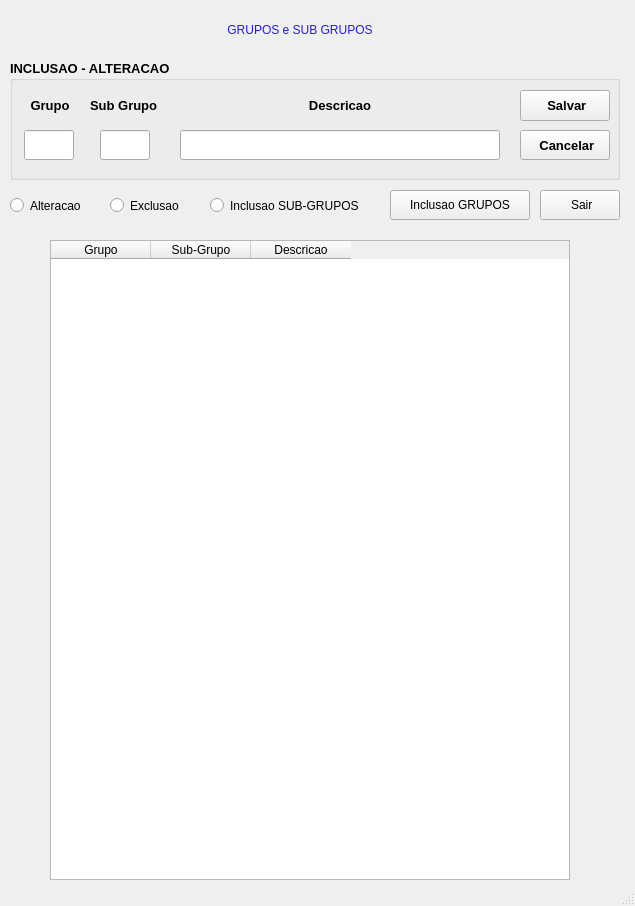
<?xml version="1.0" encoding="UTF-8"?>
<ui version="4.0">
 <class>MainWindow</class>
 <widget class="QMainWindow" name="MainWindow">
  <property name="geometry">
   <rect>
    <x>0</x>
    <y>0</y>
    <width>635</width>
    <height>906</height>
   </rect>
  </property>
  <property name="windowTitle">
   <string>MainWindow</string>
  </property>
  <property name="styleSheet">
   <string notr="true"/>
  </property>
  <widget class="QWidget" name="centralwidget">
   <widget class="QTableWidget" name="tableWidget">
    <property name="geometry">
     <rect>
      <x>50</x>
      <y>240</y>
      <width>520</width>
      <height>640</height>
     </rect>
    </property>
    <property name="styleSheet">
     <string notr="true"/>
    </property>
    <attribute name="horizontalHeaderVisible">
     <bool>true</bool>
    </attribute>
    <attribute name="horizontalHeaderCascadingSectionResizes">
     <bool>false</bool>
    </attribute>
    <attribute name="verticalHeaderCascadingSectionResizes">
     <bool>true</bool>
    </attribute>
    <column>
     <property name="text">
      <string notr="true">Grupo</string>
     </property>
    </column>
    <column>
     <property name="text">
      <string>Sub-Grupo</string>
     </property>
    </column>
    <column>
     <property name="text">
      <string>Descricao</string>
     </property>
    </column>
   </widget>
   <widget class="QLabel" name="label">
    <property name="geometry">
     <rect>
      <x>130</x>
      <y>10</y>
      <width>340</width>
      <height>40</height>
     </rect>
    </property>
    <property name="styleSheet">
     <string notr="true">border-color: rgb(132, 168, 163);
color: rgb(33, 25, 255);
font: 87 16pt &quot;Arial Black&quot;;</string>
    </property>
    <property name="text">
     <string>GRUPOS e SUB GRUPOS</string>
    </property>
    <property name="alignment">
     <set>Qt::AlignCenter</set>
    </property>
   </widget>
   <widget class="QPushButton" name="bt_inclusao">
    <property name="geometry">
     <rect>
      <x>390</x>
      <y>190</y>
      <width>140</width>
      <height>30</height>
     </rect>
    </property>
    <property name="styleSheet">
     <string notr="true"/>
    </property>
    <property name="text">
     <string>Inclusao GRUPOS</string>
    </property>
   </widget>
   <widget class="QRadioButton" name="rb_alteracao">
    <property name="geometry">
     <rect>
      <x>10</x>
      <y>190</y>
      <width>90</width>
      <height>31</height>
     </rect>
    </property>
    <property name="styleSheet">
     <string notr="true"/>
    </property>
    <property name="text">
     <string>Alteracao</string>
    </property>
   </widget>
   <widget class="QPushButton" name="bt_sair">
    <property name="geometry">
     <rect>
      <x>540</x>
      <y>190</y>
      <width>80</width>
      <height>30</height>
     </rect>
    </property>
    <property name="styleSheet">
     <string notr="true"/>
    </property>
    <property name="text">
     <string> Sair</string>
    </property>
   </widget>
   <widget class="QRadioButton" name="rb_exclusao">
    <property name="geometry">
     <rect>
      <x>110</x>
      <y>190</y>
      <width>90</width>
      <height>31</height>
     </rect>
    </property>
    <property name="styleSheet">
     <string notr="true"/>
    </property>
    <property name="text">
     <string>Exclusao</string>
    </property>
   </widget>
   <widget class="QGroupBox" name="groupBox">
    <property name="geometry">
     <rect>
      <x>10</x>
      <y>60</y>
      <width>610</width>
      <height>120</height>
     </rect>
    </property>
    <property name="font">
     <font>
      <family>Arial</family>
      <pointsize>10</pointsize>
      <italic>false</italic>
      <bold>true</bold>
     </font>
    </property>
    <property name="styleSheet">
     <string notr="true"/>
    </property>
    <property name="title">
     <string>INCLUSAO - ALTERACAO</string>
    </property>
    <widget class="QLabel" name="label_2">
     <property name="geometry">
      <rect>
       <x>10</x>
       <y>30</y>
       <width>60</width>
       <height>30</height>
      </rect>
     </property>
     <property name="styleSheet">
      <string notr="true"/>
     </property>
     <property name="text">
      <string>Grupo</string>
     </property>
     <property name="alignment">
      <set>Qt::AlignCenter</set>
     </property>
    </widget>
    <widget class="QLineEdit" name="mgrupo">
     <property name="geometry">
      <rect>
       <x>14</x>
       <y>70</y>
       <width>50</width>
       <height>30</height>
      </rect>
     </property>
     <property name="styleSheet">
      <string notr="true"/>
     </property>
     <property name="maxLength">
      <number>3</number>
     </property>
    </widget>
    <widget class="QLabel" name="label_5">
     <property name="geometry">
      <rect>
       <x>80</x>
       <y>30</y>
       <width>80</width>
       <height>30</height>
      </rect>
     </property>
     <property name="styleSheet">
      <string notr="true"/>
     </property>
     <property name="text">
      <string>Sub Grupo</string>
     </property>
    </widget>
    <widget class="QLabel" name="label_4">
     <property name="geometry">
      <rect>
       <x>170</x>
       <y>30</y>
       <width>320</width>
       <height>30</height>
      </rect>
     </property>
     <property name="styleSheet">
      <string notr="true"/>
     </property>
     <property name="text">
      <string>Descricao</string>
     </property>
     <property name="alignment">
      <set>Qt::AlignCenter</set>
     </property>
    </widget>
    <widget class="QPushButton" name="bt_salvar">
     <property name="geometry">
      <rect>
       <x>510</x>
       <y>30</y>
       <width>90</width>
       <height>31</height>
      </rect>
     </property>
     <property name="whatsThis">
      <string>&lt;html&gt;&lt;head/&gt;&lt;body&gt;&lt;p&gt;file:///C:/Users/mebbc/OneDrive/Imagens/salvar.qrc.png&lt;/p&gt;&lt;/body&gt;&lt;/html&gt;</string>
     </property>
     <property name="styleSheet">
      <string notr="true"/>
     </property>
     <property name="text">
      <string> Salvar</string>
     </property>
     <property name="icon">
      <iconset>
       <normaloff>SALVAR.png</normaloff>SALVAR.png</iconset>
     </property>
    </widget>
    <widget class="QPushButton" name="bt_cancelar">
     <property name="geometry">
      <rect>
       <x>510</x>
       <y>70</y>
       <width>90</width>
       <height>30</height>
      </rect>
     </property>
     <property name="styleSheet">
      <string notr="true"/>
     </property>
     <property name="text">
      <string> Cancelar</string>
     </property>
     <property name="icon">
      <iconset>
       <normaloff>SAIR.png</normaloff>SAIR.png</iconset>
     </property>
    </widget>
    <widget class="QLineEdit" name="mmerc">
     <property name="geometry">
      <rect>
       <x>170</x>
       <y>70</y>
       <width>320</width>
       <height>30</height>
      </rect>
     </property>
     <property name="styleSheet">
      <string notr="true"/>
     </property>
     <property name="maxLength">
      <number>120</number>
     </property>
    </widget>
    <widget class="QLineEdit" name="msubgrupo">
     <property name="geometry">
      <rect>
       <x>90</x>
       <y>70</y>
       <width>50</width>
       <height>30</height>
      </rect>
     </property>
     <property name="styleSheet">
      <string notr="true"/>
     </property>
     <property name="maxLength">
      <number>2</number>
     </property>
    </widget>
   </widget>
   <widget class="QRadioButton" name="rb_subgrupo">
    <property name="geometry">
     <rect>
      <x>210</x>
      <y>190</y>
      <width>170</width>
      <height>31</height>
     </rect>
    </property>
    <property name="styleSheet">
     <string notr="true"/>
    </property>
    <property name="text">
     <string>Inclusao SUB-GRUPOS</string>
    </property>
   </widget>
  </widget>
  <widget class="QStatusBar" name="statusBar"/>
 </widget>
 <tabstops>
  <tabstop>tableWidget</tabstop>
  <tabstop>rb_alteracao</tabstop>
  <tabstop>rb_exclusao</tabstop>
  <tabstop>rb_subgrupo</tabstop>
  <tabstop>bt_inclusao</tabstop>
  <tabstop>bt_sair</tabstop>
  <tabstop>mgrupo</tabstop>
  <tabstop>msubgrupo</tabstop>
  <tabstop>mmerc</tabstop>
  <tabstop>bt_salvar</tabstop>
  <tabstop>bt_cancelar</tabstop>
 </tabstops>
 <resources/>
 <connections/>
</ui>
